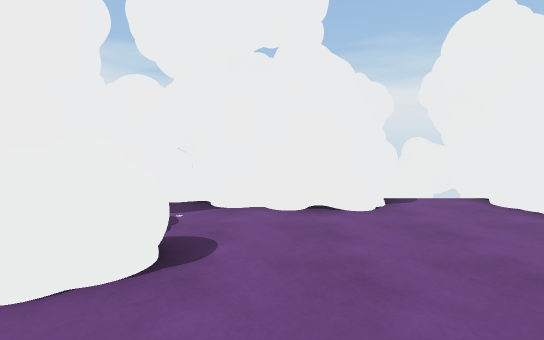
view 1 (above)

15 first-person views from a walk through a 3-D level made in the Unity game engine. The camera is 1.5 m above the floor, tilts 4° down and sees 80° across. The floor is counted in squares, 1 m on a side. Each view is taken from the middle of a square. On the plan, view 1 faces up. The plan holds only what a view shows up to about 15 squares ahead; the rest is blank. The place goes on beyond the plan. Surface patterns are stand-ins for the level's own textures.

view 2
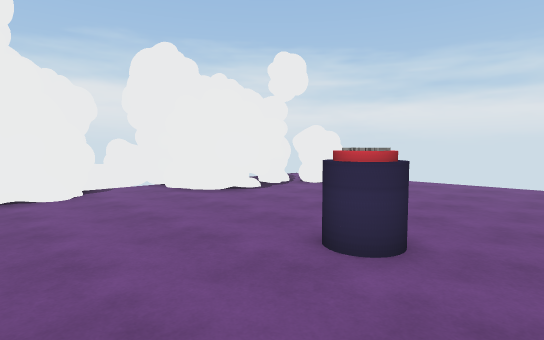

view 3
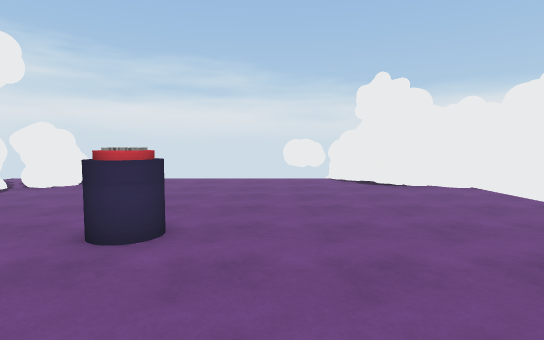

view 4
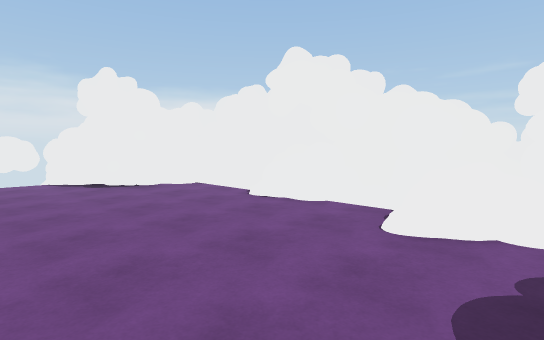

view 5
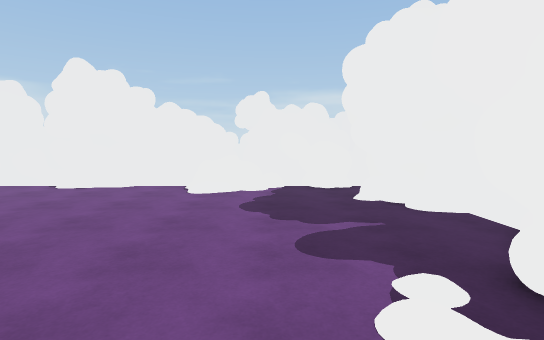

view 6
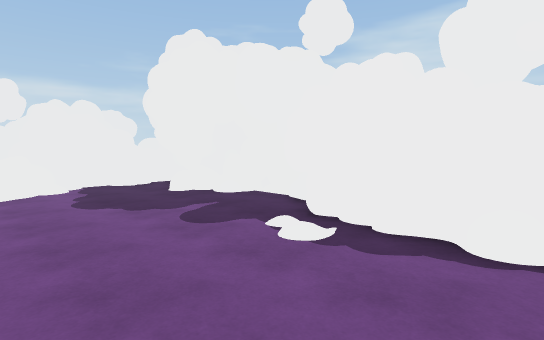

view 7
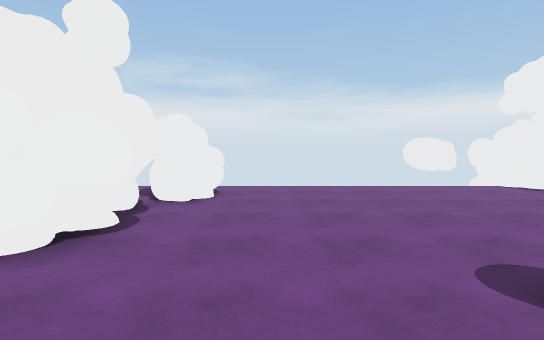

view 8
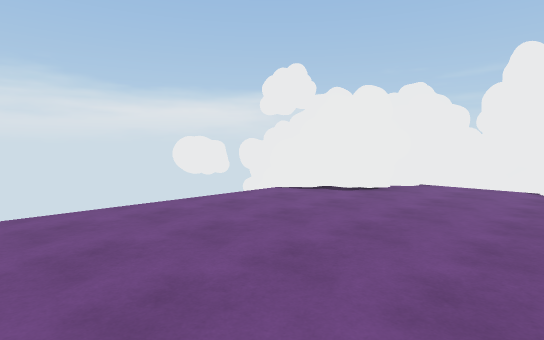

view 9
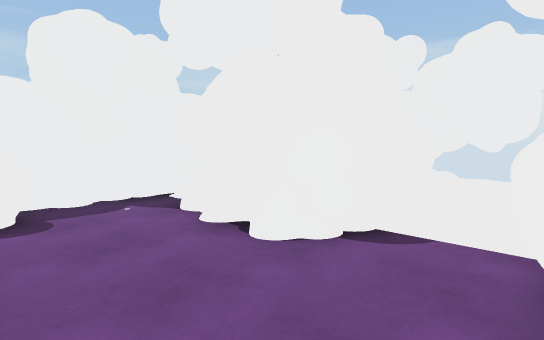

view 10
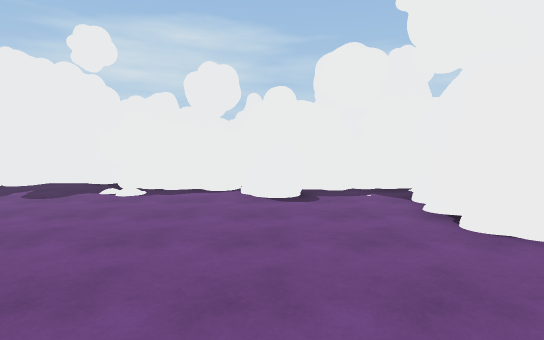

view 11
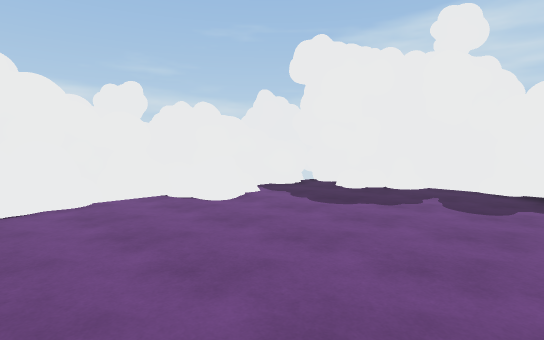

view 12
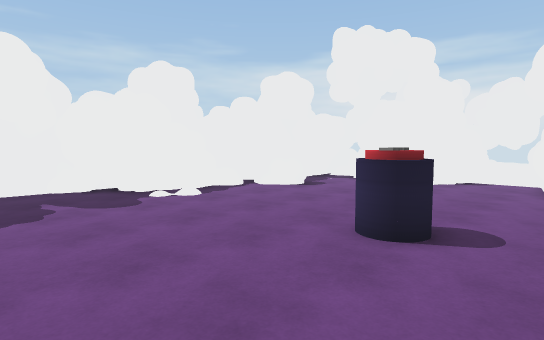

view 13
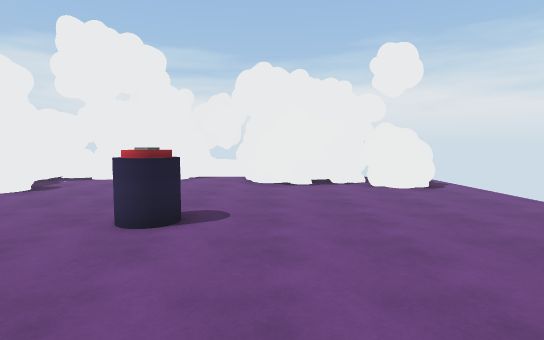

view 14
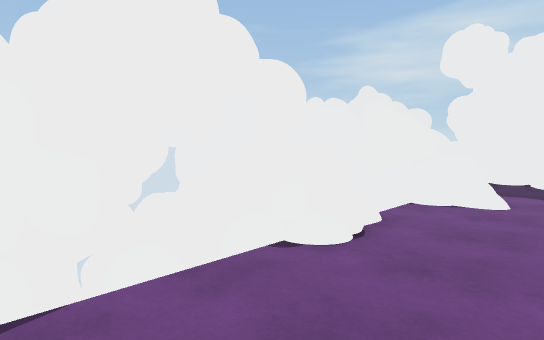

view 15
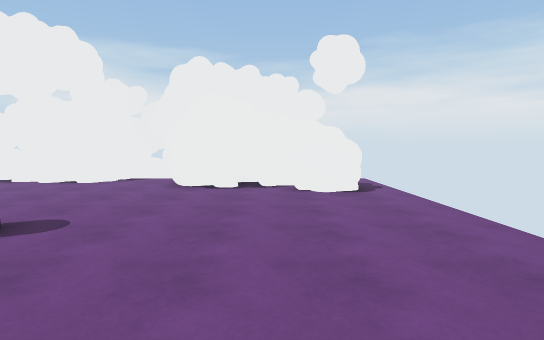

### Floor plan
Key: @ floor where view 1 was taken; # wall or solid block; . main floor; - floor 0.25 m lower than the main floor; = window, fence, low wall or low ledge; ^ raised ledge; v drop or lower ground; O other object.
Columns run from 7 left of view 1 to 15 right of it. Each row starts with its distance up from view 1.
 12           #^^#
 11           ##^#
 10           ##.#
  9    ########..#
  8    ##.####...#     ...
  7    #.........### ### .
  6    #..........#######.
  5    ###............###.
  4   ####................
  3   ##=.................
  2   #^=.................
  1    #..................
  0    #...@...OO.........
 -1    #.......OO.........
 -2   ##..................
 -3 ###...................
 -4 #v....................
 -5 ##....................
 -6 ##^..................##
 -7  ###...............####
 -8   ##...............#
 -9    #...==#........##
-10    ##.=^^=..#==...##
-11    ####v^^v##^=-v v#
-12      ###=##=#^^^####
-13       ## #####^###

Where each view was taken, in squares from view 1:
view 1: 0 up, 0 right, facing up
view 2: 3 down, 0 right, facing up-right
view 3: 3 down, 1 left, facing right
view 4: 3 down, 1 left, facing down-right
view 5: 2 up, 1 left, facing down
view 6: 3 up, 2 right, facing down-left
view 7: 3 up, 2 right, facing right
view 8: 3 up, 6 right, facing down-right
view 9: 4 up, 6 right, facing up-left
view 10: 4 up, 8 right, facing left
view 11: 1 down, 7 right, facing down-left
view 12: 6 down, 7 right, facing up-left
view 13: 7 down, 7 right, facing up
view 14: 7 down, 11 right, facing down-left
view 15: 6 down, 10 right, facing up
